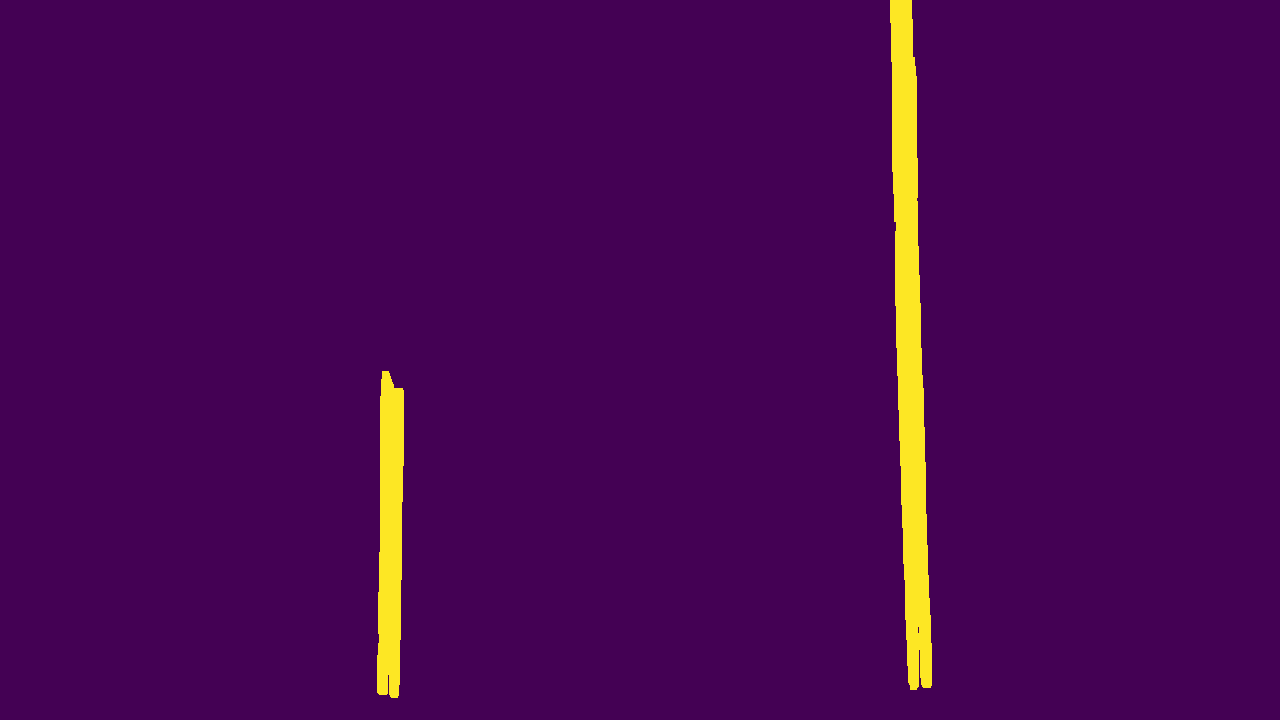
#> input picture writeup-examples/perspective-test2.png, 1280 x 720 px
$ python -i main.py   (imports and definitions only)   (older library calls are emulated)
#> lines starting #> are read from the running program, lines starting #| are printed output that depends on the picture; after the words box and inside, x2 and y2 are one past the last pixel; in counts of white or black regions, pixels touching at a corner belong together
#> further down, picture is the input picture: shape (720, 1280, 3); mean B, G, R 82.7, 7, 72.8
### color.py
import numpy as np
import cv2


def abs_sobel_thresh(img, orient='x', sobel_kernel=3, thresh=(0, 255)):
    # Calculate sobel
    # Apply threshold
    sobel_orient = (1, 0)
    if orient == 'y':
        sobel_orient = (0, 1)
    sobel = cv2.Sobel(img, cv2.CV_64F, *sobel_orient)
    abs_sobel = np.absolute(sobel)
    scaled_sobel = np.uint8(255*abs_sobel/np.max(abs_sobel))
    sbinary = np.zeros_like(scaled_sobel)
    sbinary[(scaled_sobel >= thresh[0]) & (scaled_sobel <= thresh[1])] = 1
    return sbinary


def mag_thresh(img, sobel_kernel=3, thresh=(0, 255)):
    # Calculate gradient magnitude
    # Apply threshold
    sobelx = cv2.Sobel(img, cv2.CV_64F, 1, 0, ksize=sobel_kernel)
    sobely = cv2.Sobel(img, cv2.CV_64F, 0, 1, ksize=sobel_kernel)
    magnitude = np.sqrt(np.square(sobelx) + np.square(sobely))
    scaled_sobel = np.uint8(255*magnitude/np.max(magnitude))
    mask = np.zeros_like(scaled_sobel)
    mask[(scaled_sobel >= thresh[0]) & (scaled_sobel <= thresh[1])] = 1
    return mask


def dir_threshold(img, sobel_kernel=3, thresh=(0, np.pi/2)):
    # Calculate directional gradient
    # Apply threshold
    sobelx = cv2.Sobel(img, cv2.CV_64F, 1, 0, ksize=sobel_kernel)
    sobely = cv2.Sobel(img, cv2.CV_64F, 0, 1, ksize=sobel_kernel)
    absx = np.absolute(sobelx)
    absy = np.absolute(sobely)
    direction = np.arctan2(absy, absx)
    mask = np.zeros(direction.shape)
    mask[(direction>=thresh[0]) & (direction<=thresh[1])] = 1
    return mask

### main.py
# -*- coding: utf-8 -*-

#!/usr/bin/env python

import cv2
import glob
import pickle
import argparse
import matplotlib
import datetime
import uuid
# [1 line not run here, left out]
import matplotlib.pyplot as plt
import numpy as np
from functools import partial
from collections import defaultdict
from color import abs_sobel_thresh, mag_thresh, dir_threshold
from utils import annotate_image, get_fit, find_peaks, compute_avg_diff


# [103 lines left out: functions save_figure, calibrate, undistort, crop, not called in this run]


def compute_binary(
    channel, ksize, thresholds=dict(sobelx=(0, 255), sobely=(0, 255), magnitude=(0, 255), directional=(-np.pi/2, np.pi/2))
):
    # Apply each of the thresholding functions
    sxbinary = abs_sobel_thresh(channel, orient='x', sobel_kernel=ksize, thresh=thresholds['sobelx'])
    sybinary = abs_sobel_thresh(channel, orient='y', sobel_kernel=ksize, thresh=thresholds['sobely'])
    mag_binary = mag_thresh(channel, sobel_kernel=ksize, thresh=thresholds['magnitude'])
    dir_binary = dir_threshold(channel, sobel_kernel=ksize, thresh=thresholds['directional'])

    # Threshold color channel
    s_binary = np.zeros_like(channel)
    s_binary[((sxbinary == 1) & (sybinary == 1)) | ((dir_binary == 1) & (mag_binary == 1))] = 1

    return s_binary


def apply_color_transform(img, debug=0):
    # Convert to HLS color space and separate the V channel
#> called with debug = 0
    hls = cv2.cvtColor(img, cv2.COLOR_BGR2HLS)
#> hls: shape (720, 1280, 3); mean of channels 0, 1, 2 140.9, 44.7, 249
    hsv = cv2.cvtColor(img, cv2.COLOR_BGR2HSV)
#> hsv: shape (720, 1280, 3); mean H, S, V 140.9, 251.1, 88.4

    channel1 = hls[:, :, 2]
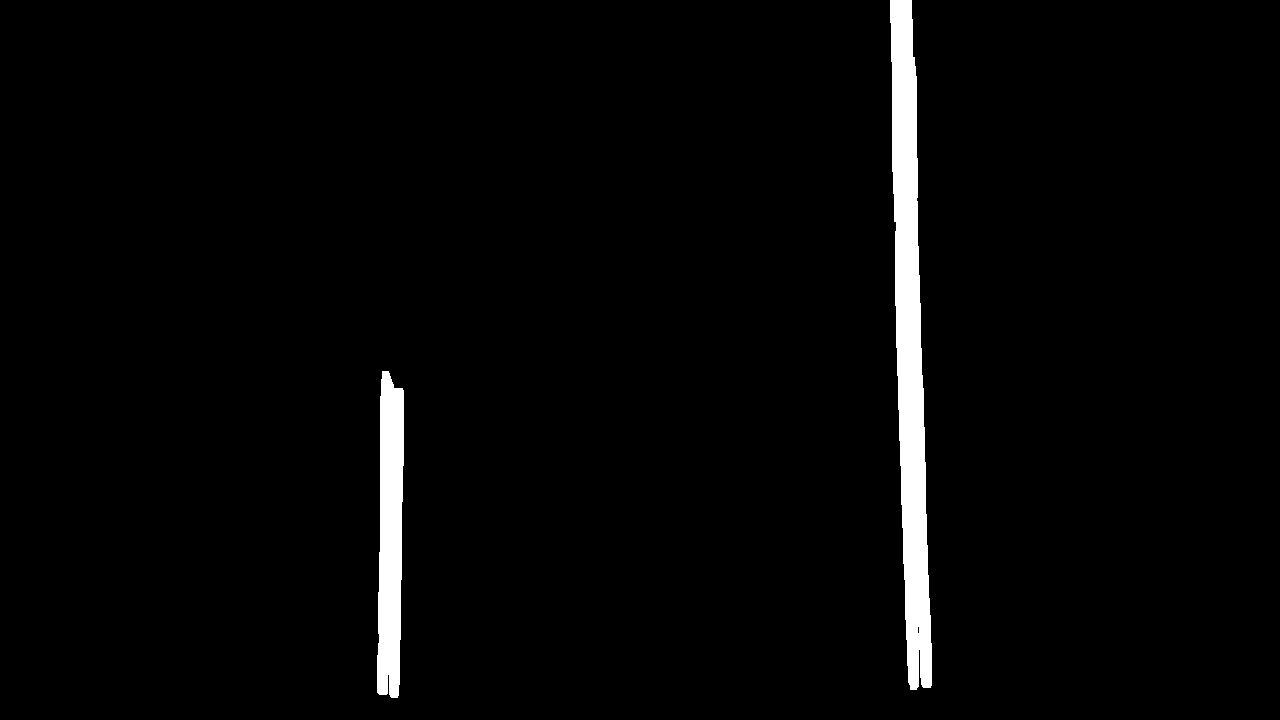
#> channel1: shape (720, 1280); values 249 (black) and 250 (white), 2.6% white; 2 white regions, box (x1, y1, x2, y2) and area: (890, 0, 932, 690) 16821, (377, 371, 404, 698) 7207
    channel2 = img[:, :, 2]
    channel3 = hls[:, :, 2]
    channel4 = hls[:, :, 1]


    clahe = cv2.createCLAHE(clipLimit=3.0, tileGridSize=(8,8))
    channel3 = clahe.apply(channel3)
    channel3_filtered = np.zeros_like(channel3)
    channel3_filtered[channel1 > 180] = 1
    channel3_mask = compute_binary(
        channel3_filtered, ksize=19,
        thresholds=dict(sobelx=(200, 255), sobely=(0, 10), magnitude=(50, 255), directional=(0.7, 1.3))
    )

    channel1_mask = compute_binary(
        channel1, ksize=19,
        thresholds=dict(sobelx=(200, 255), sobely=(0, 10), magnitude=(50, 255), directional=(0.7, 1.3))
    )
#> call 2 of compute_binary, with ksize = 19
#> call 3 of abs_sobel_thresh, with orient = 'x', sobel_kernel = 19, thresh = (200, 255)
#> in abs_sobel_thresh (call 3), `sobel = cv2.Sobel(img, cv2.CV_64F, *sobel_orient)`:
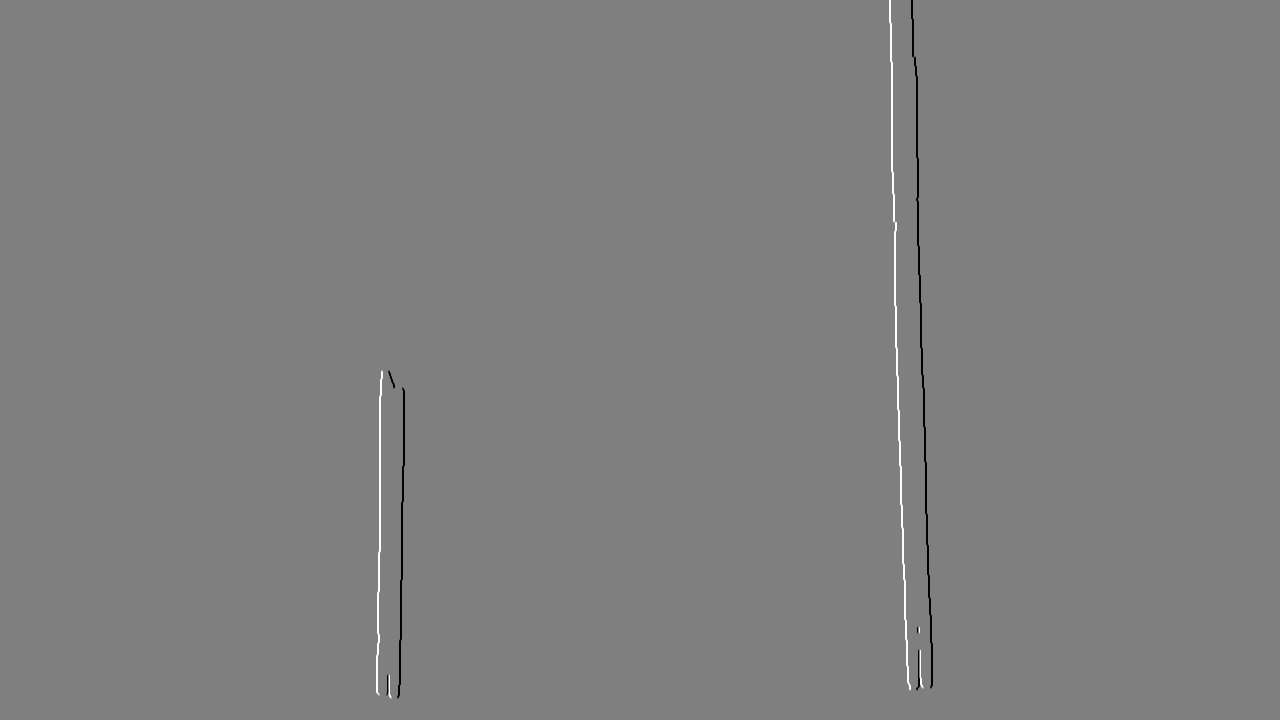
#> sobel: shape (720, 1280) float64; min -4, max 4, mean 0; drawn with min black and max white
#> in compute_binary (call 2), `sxbinary = abs_sobel_thresh(channel, orient='x', sobel_kernel=ksize, t..`: sxbinary: shape (720, 1280); values 0 (black) and 1 (white), 0.44% white in thin lines or dots, all inside (x1, y1, x2, y2) = (376, 0, 933, 697)
#> in compute_binary (call 2), `sybinary = abs_sobel_thresh(channel, orient='y', sobel_kernel=ksize, t..`:
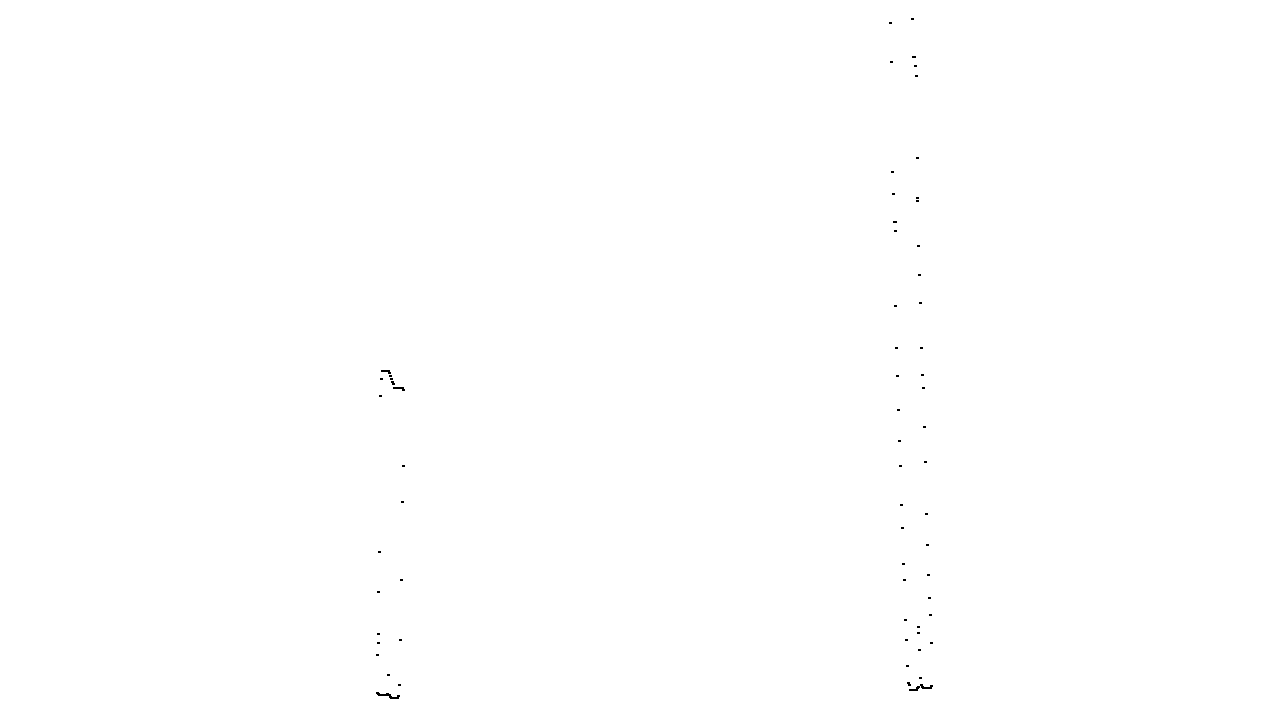
#> sybinary: shape (720, 1280); values 0 (black) and 1 (white), 99.9% white; black in thin lines or dots, all inside (x1, y1, x2, y2) = (376, 18, 933, 699)
#> in compute_binary (call 2), `mag_binary = mag_thresh(channel, sobel_kernel=ksize, thresh=thresholds..`: mag_binary: shape (720, 1280); values 0 (black) and 1 (white), 1.8% white; 4 white regions (2 under 20 px), largest, box (x1, y1, x2, y2) and area: (886, 0, 936, 694) 11314, (373, 367, 408, 702) 5497
#> in compute_binary (call 2), `dir_binary = dir_threshold(channel, sobel_kernel=ksize, thresh=thresho..`: dir_binary: shape (720, 1280) float64; values 0 (black) and 1 (white), 0.13% white; 122 white regions (109 under 20 px), largest, box (x1, y1, x2, y2) and area: (368, 688, 408, 707) 253, (901, 683, 926, 699) 160, (373, 362, 399, 379) 130
#> channel1_mask: shape (720, 1280); values 0 (black) and 1 (white), 0.45% white in thin lines or dots, all inside (x1, y1, x2, y2) = (376, 0, 933, 701)
    channel2_mask = compute_binary(
        channel2, ksize=19,
        thresholds=dict(sobelx=(200, 255), sobely=(0, 10), magnitude=(50, 255), directional=(0.7, 1.3))
    )
    channel4_mask = compute_binary(
        channel4, ksize=19,
        thresholds=dict(sobelx=(150, 255), sobely=(0, 10), magnitude=(200, 255), directional=(0.7, 1.3))
    )
#> call 4 of compute_binary, with ksize = 19
#> in compute_binary (call 4), `sxbinary = abs_sobel_thresh(channel, orient='x', sobel_kernel=ksize, t..`: sxbinary: shape (720, 1280); values 0 (black) and 1 (white), 0.46% white in thin lines or dots, all inside (x1, y1, x2, y2) = (376, 0, 933, 698)
#> in compute_binary (call 4), `mag_binary = mag_thresh(channel, sobel_kernel=ksize, thresh=thresholds..`:
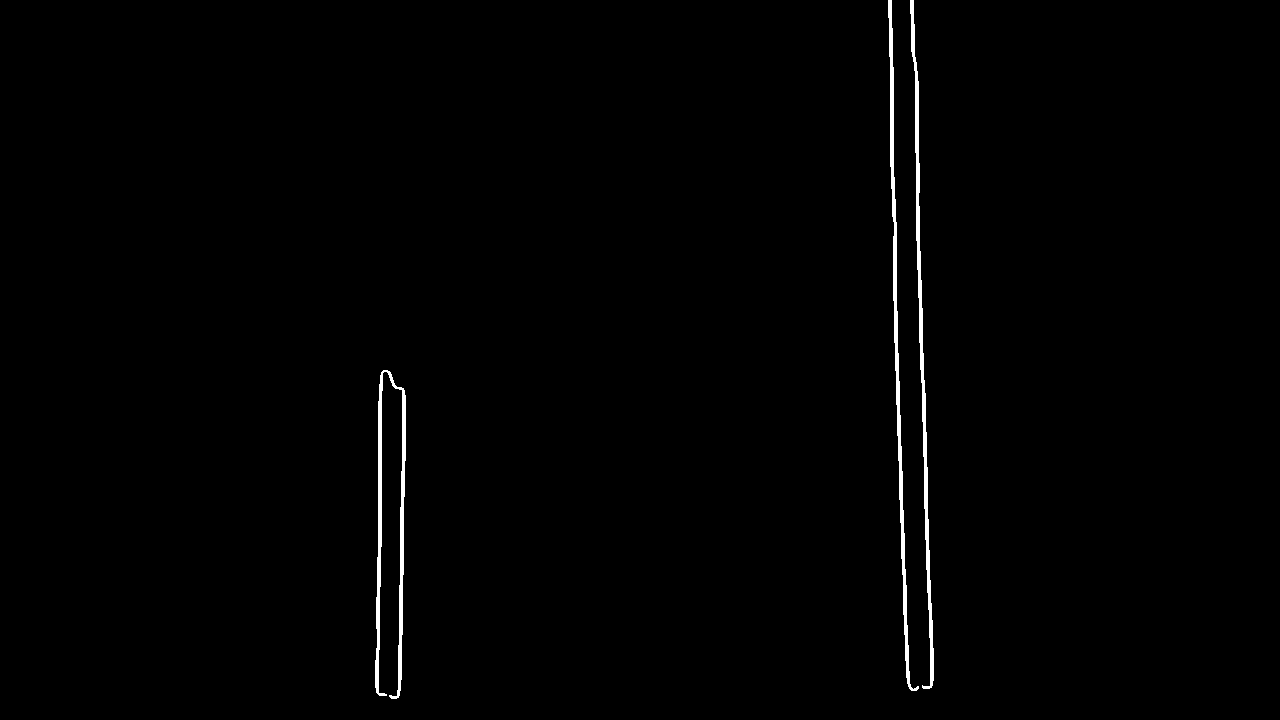
#> mag_binary: shape (720, 1280); values 0 (black) and 1 (white), 0.83% white; 3 white regions, box (x1, y1, x2, y2) and area: (888, 0, 919, 691) 2581, (910, 0, 934, 689) 2565, (375, 370, 406, 699) 2509
#> channel4_mask: shape (720, 1280); values 0 (black) and 1 (white), 0.43% white in thin lines or dots, all inside (x1, y1, x2, y2) = (376, 0, 933, 699)

    # Stack each channel
    color_binary = np.dstack((channel1_mask, channel4_mask, np.zeros_like(channel4_mask))) * 255
#> color_binary: shape (720, 1280, 3); mean of channels 0, 1, 2 1.2, 1.1, 0

    # ((channel3 < 70) & (channel3 > 30) & (channel1 > 100)) |
    binary = np.zeros_like(channel1)
    binary[(channel3_mask == 1)] = 1
    binary[((channel4_mask == 1) & (channel1 > 60))] = 1
    binary[(channel1_mask == 1) & (channel1 > 60)] = 1
    binary[(channel2_mask == 1) & (channel4 > 200)] = 1

    if debug >= 2:
        plt.imsave('windows.png', binary)
        import pdb; pdb.set_trace()

    return color_binary, binary


# [246 lines left out: functions transform_perspective, identify_lines, pipeline, main, not called in this run]

# [2 lines not run here, left out]

>>> import cv2
>>> picture = cv2.imread('writeup-examples/perspective-test2.png')
>>> result = apply_color_transform(picture)
